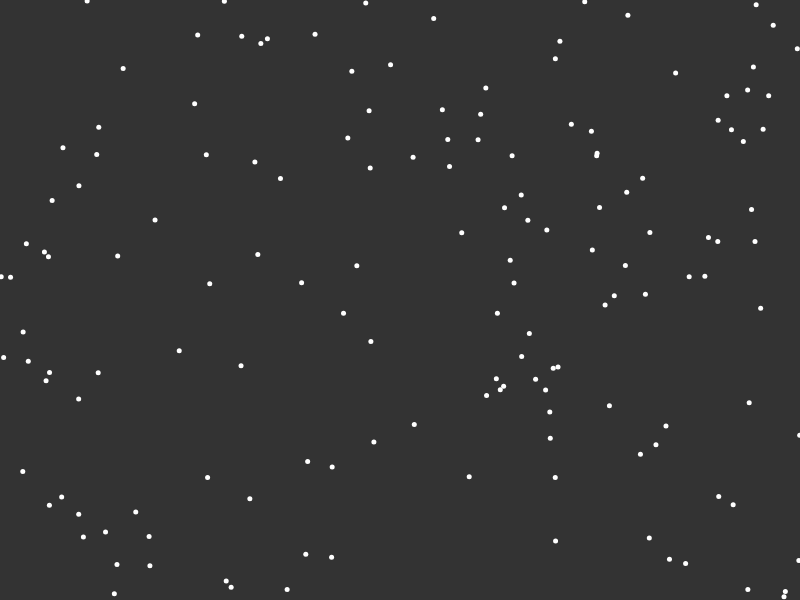
Frame 1 (no input)
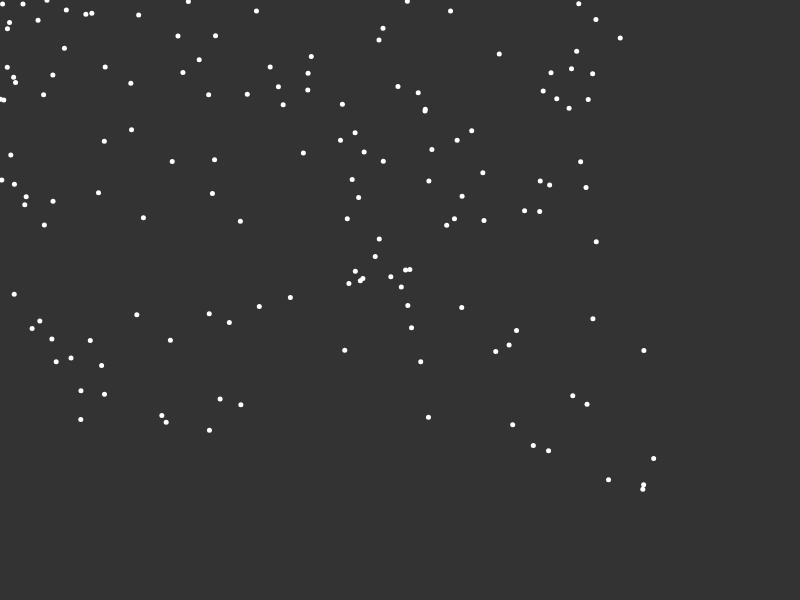
Frame 60 (no input)
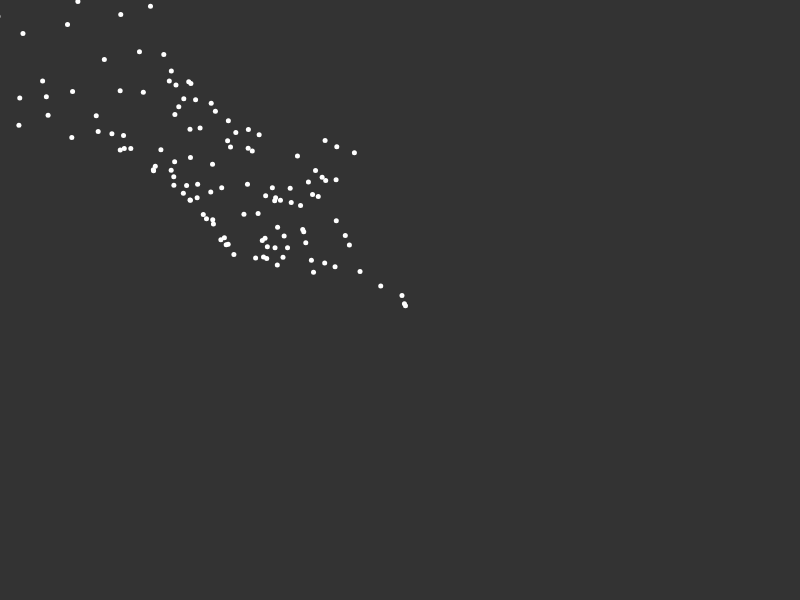
Frame 120 (the mouse pressed at the canvas centre since frame 60)

The p5.js sketch that drew these frames (run headless with seeded random() and noise() and a simulated clock; from frame 60 on, the mouse is pressed at the canvas centre):

// p5.js sketch
// ── sketch.js
// const CIRCLE_COUNT = 150;

// let circles = [];

// function generateCircles() {
//   for (var i = 0; i < CIRCLE_COUNT; i++) {
//     let circle = {
//       r: random(1, 255),
//       g: random(1, 255),
//       b: random(1, 255),
//       size: random(1, 10),
//       posX: random(0, displayWidth),
//       posY: random(0, displayHeight),
//       speedX: random(1, 7),
//       speedY: random(1, 7),
//     };

//     circles.push(circle);
//   }
// }

// function setup() {
//   createCanvas(displayWidth, displayHeight);
//   generateCircles();
// }

// function draw() {
//   background("#0f0f0f");
//   circles.forEach((element) => {
//     let c = color(element.r, element.g, element.b);
//     fill(c);
//     noStroke();
//     circle(element.posX, element.posY, element.size);
//     console.log("pogi");
//   });

//   circles.forEach((element) => {
//     if (element.posX < 0 || element.posX > displayWidth) {
//       element.speedX *= -1;
//     }
//     if (element.posY < 0 || element.posY > displayHeight) {
//       element.speedY *= -1;
//     }

//     if (element.posX < mouseX) {
//       element.posX += 5;
//     }
//     if (element.posX > mouseX) {
//       element.posX -= 5;
//     }

//     if (element.posY < mouseY) {
//       element.posY += 5;
//     }
//     if (element.posY > mouseY) {
//       element.posY -= 5;
//     }

//     element.posx += element.speedx;
//     element.posy += element.speedy;
//   });
// }

let movers = [];

// The Nature of Code
// Daniel Shiffman
// http://natureofcode.com

class Mover {
  constructor() {
    this.position = createVector(random(width), random(height));
    this.velocity = createVector();
    this.acceleration = createVector();
    this.topspeed = 5;
  }

  update() {
    // Compute a vector that points from position to mouse
    var mouse = createVector(mouseX, mouseY);
    this.acceleration = p5.Vector.sub(mouse, this.position);
    // Set magnitude of acceleration
    this.acceleration.setMag(0.1);

    this.velocity.add(this.acceleration);
    this.velocity.limit(this.topspeed);
    this.position.add(this.velocity);
  }

  display() {
    noStroke();
    strokeWeight(2);
    fill(255);
    ellipse(this.position.x, this.position.y, 5, 5);
  }
}

function setup() {
  createCanvas(displayWidth, displayHeight);
  for (var i = 0; i < 150; i++) {
    movers[i] = new Mover();
  }
}

function draw() {
  background(51);
  for (let i = 0; i < movers.length; i++) {
    movers[i].update();
    movers[i].display();
  }
}

// ── style.css
* {
  margin: 0;
  padding: 0; 
  box-sizing: border-box;
}
body { 
    overflow: hidden;
}
